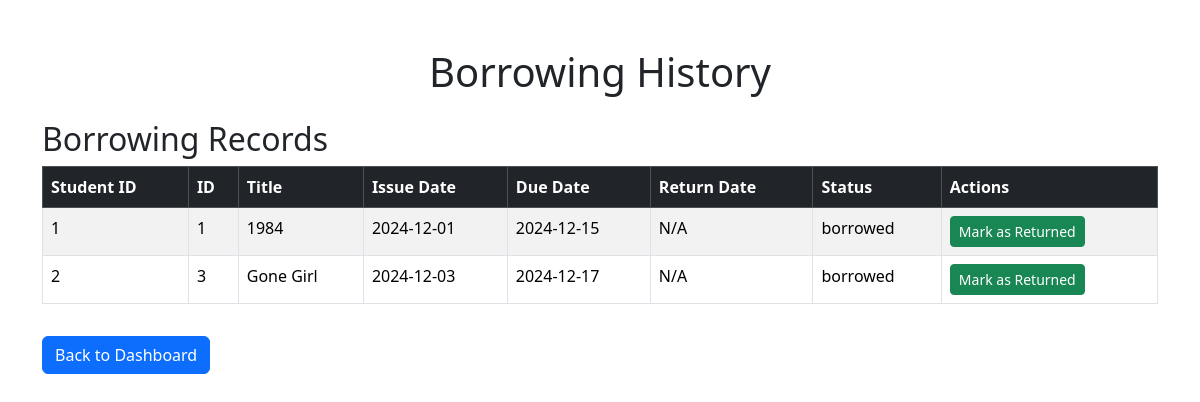
Screenshot of /borrow_return.php (signed in) with the database file from the repository.
### tables this page shows
CREATE TABLE borrowing (
    borrow_id INT PRIMARY KEY AUTO_INCREMENT,
    stud_id INT,
    book_id INT,
    lib_id INT,
    issue_date DATE NOT NULL,
    due_date DATE NOT NULL,
    return_date DATE,
    status ENUM('borrowed', 'returned', 'requested') DEFAULT 'borrowed',
    FOREIGN KEY (stud_id) REFERENCES student(stud_id) ON DELETE CASCADE,
    FOREIGN KEY (book_id) REFERENCES book(book_id) ON DELETE CASCADE,
    FOREIGN KEY (lib_id) REFERENCES librarian(lib_id) ON DELETE SET NULL
);

CREATE TABLE book (
    book_id INT PRIMARY KEY AUTO_INCREMENT,
    isbn VARCHAR(13) UNIQUE NOT NULL,
    title VARCHAR(255) NOT NULL,
    author VARCHAR(100),
    description TEXT,
    publisher VARCHAR(100),
    quantity INT NOT NULL,
    cover VARCHAR(255),
    cat_id INT,
    status ENUM('yes', 'no') DEFAULT 'yes',  
    FOREIGN KEY (cat_id) REFERENCES category(cat_id) ON DELETE SET NULL
);

### borrow_return.php (the view, shortened to what this page needs)
<?php
include 'db_connection.php';
$role = $_SESSION['role'];
$borrowings = [];
try {
    if ($role === 'student' && isset($_SESSION['user']['stud_id'])) {
        $stud_id = $_SESSION['user']['stud_id'];
        $query = "SELECT b.book_id, b.title, br.issue_date, br.due_date, br.return_date, br.status
                  FROM borrowing br
                  JOIN book b ON br.book_id = b.book_id
                  WHERE br.stud_id = :stud_id";
        $stmt = $conn->prepare($query);
        $stmt->execute(['stud_id' => $stud_id]);
        $borrowings = $stmt->fetchAll(PDO::FETCH_ASSOC);
    } elseif ($role === 'librarian') {
        $query = "SELECT br.stud_id, b.book_id, b.title, br.issue_date, br.due_date, br.return_date, br.status
                  FROM borrowing br
                  JOIN book b ON br.book_id = b.book_id";
        $stmt = $conn->prepare($query);
        $stmt->execute();
        $borrowings = $stmt->fetchAll(PDO::FETCH_ASSOC);
    }
} catch (PDOException $e) {
    $error = "Database error: " . $e->getMessage();
}
?>
<!DOCTYPE html>
<html lang="en">
<head>
    <link href="assets/css/bootstrap.min.css" rel="stylesheet">
</head>
<body>
    <div class="container mt-5">
        <h1 class="text-center mb-4">Borrowing History</h1>
        <h2>Borrowing Records</h2>
        <table class="table table-bordered table-striped">
            <thead class="table-dark">
                <tr>
                    <?php if ($role === 'librarian'): ?><th>Student ID</th><?php endif; ?>
                    <th>ID</th>
                    <th>Title</th>
                    <th>Issue Date</th>
                    <th>Due Date</th>
                    <th>Return Date</th>
                    <th>Status</th>
                    <?php if ($role === 'librarian'): ?><th>Actions</th><?php endif; ?>
                </tr>
            </thead>
            <tbody>
                <?php if (!empty($borrowings)): ?>
                    <?php foreach ($borrowings as $borrowing): ?>
                        <tr>
                            <?php if ($role === 'librarian'): ?>
                                <td><?php echo htmlspecialchars($borrowing['stud_id']); ?></td>
                            <?php endif; ?>
                            <td><?php echo htmlspecialchars($borrowing['book_id']); ?></td>
                            <td><?php echo htmlspecialchars($borrowing['title']); ?></td>
                            <td><?php echo htmlspecialchars($borrowing['issue_date']); ?></td>
                            <td><?php echo htmlspecialchars($borrowing['due_date']); ?></td>
                            <td><?php echo htmlspecialchars($borrowing['return_date'] ?? 'N/A'); ?></td>
                            <td><?php echo htmlspecialchars($borrowing['status']); ?></td>
                            <?php if ($role === 'librarian' && $borrowing['status'] === 'borrowed'): ?>
                                <td>
                                    <form method="POST" action="" style="display: inline;">
                                        <button type="submit" name="action" value="return" class="btn btn-success btn-sm">Mark as Returned</button>
                                    </form>
                                </td>
                            <?php endif; ?>
                        </tr>
                    <?php endforeach; ?>
                <?php else: ?>
                    <tr>
                        <td colspan="7" class="text-center">No borrowing records found.</td>
                    </tr>
                <?php endif; ?>
            </tbody>
        </table>
        <p><a href="dashboard.php" class="btn btn-primary mt-3">Back to Dashboard</a></p>
    </div>
</body>
</html>

### rows the page displays
borrowing: stud "1", book.book_id "1", book.title "1984", issue_date "2024-12-01", due_date "2024-12-15", return_date "N/A", status "borrowed"
borrowing: stud "2", book.book_id "3", book.title "Gone Girl", issue_date "2024-12-03", due_date "2024-12-17", return_date "N/A", status "borrowed"
